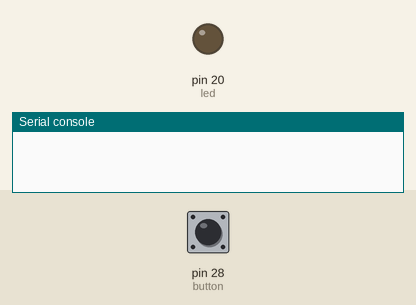
This program was run on a simulated MicroPython board. Shown: output pins drawn as LEDs (lit = HIGH), the last lines printed to the serial console. The test bench sets the inputs (shaded band); at power-on: pin 28 (button) LOW. Random numbers come from a fixed seed.

Above: at 0.1 s.
At 2.5 s:
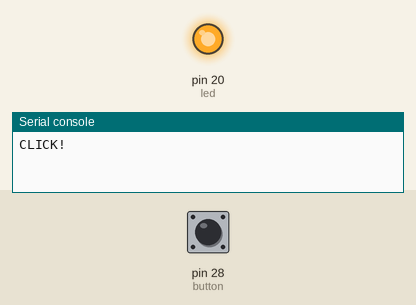
Timing chart, 0 to 4.0 s (numbered marks = the images above):
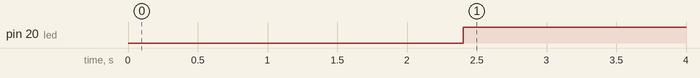

The program:

reaction_game.py
```python
from machine import Pin
import utime
import random

button = Pin(28, Pin.IN, Pin.PULL_DOWN)
led = Pin(20, Pin.OUT)

timer_start = 0

def button_handler(pin):
    led.value(0)
    button.irq(handler=None)

    reaction_time = utime.ticks_diff(utime.ticks_ms(), timer_start)
    print(f"Reaction time: {reaction_time} ms.")

delay = random.uniform(2, 5)
utime.sleep(delay)
led.value(1)
print("CLICK!")

timer_start = utime.ticks_ms()

button.irq(trigger=Pin.IRQ_RISING, handler=button_handler)
```

Measured:
- by itself, pin 20 (led): LOW → HIGH at 2.4 s
